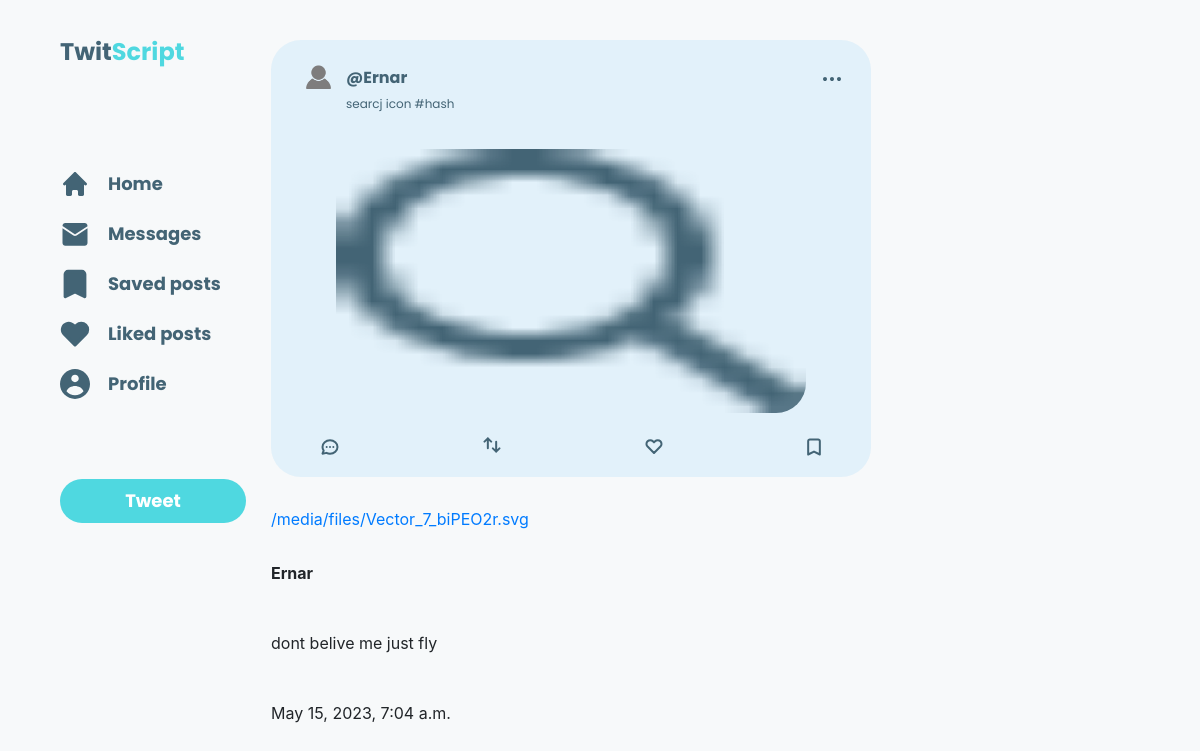
/post-details/5/ (signed in), run on the app's committed database.
### Blogs/models.py (models this page shows, shortened)
class Post(models.Model):
    author = models.ForeignKey(User, on_delete=models.CASCADE)
    title = models.CharField(max_length=200)
    description = RichTextField(blank=True, null=True)
    created_at = models.DateTimeField(auto_now_add=True)
    updated_at = models.DateTimeField(auto_now=True)
    image = models.ImageField(upload_to='profile_images', default='YourBlog/static/images/profile.png', null=True)
    saved = models.ManyToManyField(User, related_name='saveds')
    liked = models.ManyToManyField(User, related_name='likeds')

class UserProfile(models.Model):
    image = models.ImageField(default='profile.png', upload_to='images')
    user = models.OneToOneField(User, on_delete=models.CASCADE, primary_key=True, related_name='myprofile')

class Comment(models.Model):
    post = models.ForeignKey(Post, on_delete=models.CASCADE)
    user = models.ForeignKey(User, on_delete=models.CASCADE)
    text = models.TextField()
    data = models.DateTimeField(auto_now=True)

### Blogs/views.py (the view)
# urls.py: path('post-details/<int:pk>/', views.post_details, name="post-details"),
def post_details(request, pk):
    post = get_object_or_404(Post, pk=pk)
    comments = post.comment_set.all()
    is_saved = False
    is_liked = False
    if request.user.saveds.filter(pk=pk).exists():
        print(request.user.saveds.all())
        is_saved = True
    if request.user.likeds.filter(pk=pk).exists():
        print(request.user.likeds.all())
        is_liked = True
    context = {
        'post': post,
        'is_saved': is_saved,
        'is_liked': is_liked,
        'comments': comments
    }
    pf = None
    try:
        pf = post.file.file
    except:
        pf = None
    return render(request, 'Blogs/post.html', {'post': post, 'pf': pf,'comments': comments, 'redirect_page': 'home'})

### Blogs/templates/Blogs/post.html (shortened to what this page needs)
{% extends 'Blogs/base.html' %} {% block title %}Post details{% endblock %}
{% block content %}
    <div>
        <div class="post_anchor" id="{{ post.pk }}">
            <div class="post_header">
                <div style="display: flex; align-items: center; gap: 10px;">
                    <img src="{{ MEDIA_URL }} {{ post.author.myprofile.image.url }}"
                         class="post_author_ava" alt="ava"/>
                    <div class="post_author">
                        @{{ post.author.username }}
                    </div>
                </div>
                <a href="{% url 'post-details' pk=post.pk %}">
                </a>
            </div>
            <div class="post_text">
                {{ post.description|safe }}
            </div>
            <div style="display: flex; justify-content: center; width: 540px">
                {% if post.image.url %}
                    <img src="{{ MEDIA_URL }} {{ post.image.url }}" class="post_image" alt="post"/>
                {% endif %}
            </div>
            <div class="container_icons">
                <a href="{% url 'leave-comment' post_pk=post.pk %}">
                </a>
                {% if not post.is_liked %}
                    <form method="post" action="http://127.0.0.1:8000/like-post">
                        <button
                                type="submit"
                                class="svg-button"
                        >
                        </button>
                    </form>
                {% endif %}
                {% if not post.is_saved %}
                    <form method="post" action="http://127.0.0.1:8000/save-post">
                        <button
                                type="submit" class="svg-button"
                        >
                        </button>
                    </form>
                {% endif %}
            </div>
        </div>
    {% if pf %}
        <a href="{{ pf.url }}" download>
            {{ pf.url }}
        </a>
    {% endif %}
        {% if not comments %}
            <p>No comments yet</p>
        {% else %}
            {% for x in comments %}
                <strong>
                    <p>{{ x.user.username }}</p>
                </strong>
                <p>{{ x.text }}</p>
                <p>{{ x.data }}</p>
            {% endfor %}
        {% endif %}
    </div>
{% endblock %}

### Blogs/static/Blogs/main.css (style rules this page uses)
body { margin: 0; padding: 0; font-family: 'Poppins'; }

### Blogs/templates/Blogs/post.html (style rules this page uses)
.container_icons { display: flex; justify-content: space-between; align-items: center; padding: 0 20px; }
.post_anchor { background: rgba(42, 163, 239, 0.1); border-radius: 30px; padding: 20px 30px; width: max-content; }
.post_text { font-family: Poppins; font-weight: 400; font-size: 12px; color: #436475; padding-left: 45px; width: 450px; overflow-wrap: break-word; }
.post_author { font-family: 'Poppins'; font-weight: 700; font-size: 16px; color: #436475; }
.post_image { width: 470px; height: 264px; border-radius: 30px; margin: 20px 0; }
.post_author_ava { width: 35px; aspect-ratio: 1 / 1; }
.post_header { display: flex; justify-content: space-between; align-items: center; }
.svg-button { border: none; background-color: transparent; padding: 0; cursor: pointer; }

### data on the page
Post: author.myprofile.image (placeholder picture), author.username "Ernar", description "searcj icon #hash", image (picture)
Comment: user.username "Ernar", text "dont belive me just fly", data "May 15, 2023, 7:04 a.m."

### other printed values
{{ pf.url }} "/media/files/Vector_7_biPEO2r.svg"
